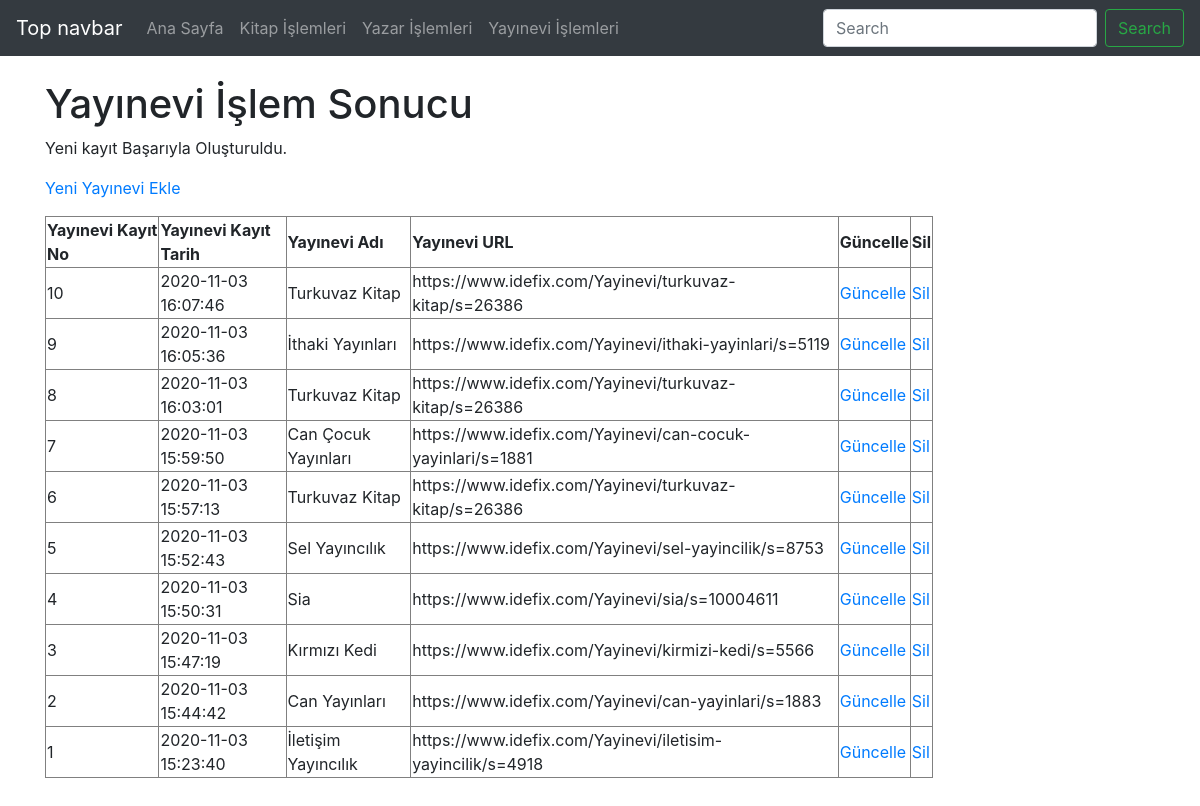
Page /alpertemiz_final/yayinevi_eklendi.php on the committed database.
### alpertemiz_final/yayinevi_eklendi.php (the view, shortened to what this page needs)
<?php
    require_once("baglanti.php");
    $yayineviAdi = mysqli_real_escape_string($baglanti, $_POST['yayineviAdi']);
    $yayineviURL = mysqli_real_escape_string($baglanti, $_POST['yayineviURL']);
    $sorgu = "INSERT INTO yayınevi (yayineviAdi, yayineviURL)
            VALUES ('$yayineviAdi', '$yayineviURL' )";
    if (mysqli_query($baglanti, $sorgu)) {
        $islemSonuc = "Yeni kayıt Başarıyla Oluşturuldu.";
    } else {
        $islemSonuc = "Hata: " . $sorgu . "<br>" . mysqli_error($baglanti);
    }
    $sorgu = mysqli_query($baglanti, "SELECT * FROM yayınevi ORDER BY yayineviKayitNo DESC");
?>
<!DOCTYPE html>
<html lang="tr"><head><meta http-equiv="Content-Type" content="text/html; charset=UTF-8">
<link href="bootstrap.min.css" rel="stylesheet">
    <link href="./katalog_files/navbar-top.css" rel="stylesheet">
  </head>
  <body>
    <nav class="navbar navbar-expand-md navbar-dark bg-dark mb-4">
  <a class="navbar-brand" href="https://getbootstrap.com/docs/4.4/examples/navbar-static/#">Top navbar</a>
  <div class="collapse navbar-collapse" id="navbarCollapse">
    <ul class="navbar-nav mr-auto">
      <li class="nav-item">
        <a class="nav-link" href="index.php">Ana Sayfa </a>
      </li>
      <li class="nav-item">
        <a class="nav-link" href="kitap.php">Kitap İşlemleri</a>
      </li>
      <li class="nav-item">
        <a class="nav-link" href="yazar.php">Yazar İşlemleri</a>
      </li>
      <li class="nav-item">
        <a class="nav-link" href="yayinevi.php">Yayınevi İşlemleri</a>
      </li>
    </ul>
    <form class="form-inline mt-2 mt-md-0">
      <input class="form-control mr-sm-2" type="text" placeholder="Search" aria-label="Search">
      <button class="btn btn-outline-success my-2 my-sm-0" type="submit">Search</button>
    </form>
  </div>
</nav>
<main role="main" class="container">
<h1>Yayınevi İşlem Sonucu</h1>
<p><?php echo $islemSonuc; ?></p>
<p><a href="yayinevi_ekle.php">Yeni Yayınevi Ekle</a></p>
<?php
echo("<table border=1 width=80%>");
    echo("<tr>");
    echo("<td><b>Yayınevi Kayıt No </b></td>");
    echo("<td><b>Yayınevi Kayıt Tarih</b></td>");
    echo("<td><b>Yayınevi Adı</b></td>");
    echo("<td><b>Yayınevi URL</b></td>");
    echo("<td><b>Güncelle</b></td>");
    echo("<td><b>Sil</b></td>");
    echo("</tr>");
while($satir = mysqli_fetch_assoc($sorgu)){
    echo("<tr>");
    echo("<td>".$satir["yayineviKayitNo"]."</td>");
    echo("<td>".$satir["yayineviKayitTarih"]."</td>");
    echo("<td>".$satir["yayineviAdi"]."</td>");
    echo("<td>".$satir["yayineviURL"]."</td>");
    echo("<td><a href='yayineviguncellenecek.php?yayineviKayitNo=".$satir["yayineviKayitNo"]."'>Güncelle</a></td>");
    echo("<td><a href='yayinevisil.php?yayineviKayitNo=".$satir["yayineviKayitNo"]."'>Sil</a></td>");
    echo("</tr>");
            }
echo("</table>");
?>
</main>
</body></html>

### alpertemiz_final/navbar-top.css (style rules this page uses)
body { min-height: 75rem; }

### rows in the picture
yayınevi: yayineviKayitNo "10", yayineviKayitTarih "2020-11-03 16:07:46", yayineviAdi "Turkuvaz Kitap", yayineviURL "https://www.idefix.com/Yayinevi/turkuvaz-kitap/s=26386"
yayınevi: yayineviKayitNo "9", yayineviKayitTarih "2020-11-03 16:05:36", yayineviAdi "İthaki Yayınları", yayineviURL "https://www.idefix.com/Yayinevi/ithaki-yayinlari/s=5119"
yayınevi: yayineviKayitNo "8", yayineviKayitTarih "2020-11-03 16:03:01", yayineviAdi "Turkuvaz Kitap", yayineviURL "https://www.idefix.com/Yayinevi/turkuvaz-kitap/s=26386"
yayınevi: yayineviKayitNo "7", yayineviKayitTarih "2020-11-03 15:59:50", yayineviAdi "Can Çocuk Yayınları", yayineviURL "https://www.idefix.com/Yayinevi/can-cocuk-yayinlari/s=1881"
yayınevi: yayineviKayitNo "6", yayineviKayitTarih "2020-11-03 15:57:13", yayineviAdi "Turkuvaz Kitap", yayineviURL "https://www.idefix.com/Yayinevi/turkuvaz-kitap/s=26386"
yayınevi: yayineviKayitNo "5", yayineviKayitTarih "2020-11-03 15:52:43", yayineviAdi "Sel Yayıncılık", yayineviURL "https://www.idefix.com/Yayinevi/sel-yayincilik/s=8753"
yayınevi: yayineviKayitNo "4", yayineviKayitTarih "2020-11-03 15:50:31", yayineviAdi "Sia", yayineviURL "https://www.idefix.com/Yayinevi/sia/s=10004611"
yayınevi: yayineviKayitNo "3", yayineviKayitTarih "2020-11-03 15:47:19", yayineviAdi "Kırmızı Kedi", yayineviURL "https://www.idefix.com/Yayinevi/kirmizi-kedi/s=5566"
yayınevi: yayineviKayitNo "2", yayineviKayitTarih "2020-11-03 15:44:42", yayineviAdi "Can Yayınları", yayineviURL "https://www.idefix.com/Yayinevi/can-yayinlari/s=1883"
yayınevi: yayineviKayitNo "1", yayineviKayitTarih "2020-11-03 15:23:40", yayineviAdi "İletişim Yayıncılık", yayineviURL "https://www.idefix.com/Yayinevi/iletisim-yayincilik/s=4918"

### other values in the picture
$islemSonuc "Yeni kayıt Başarıyla Oluşturuldu."
